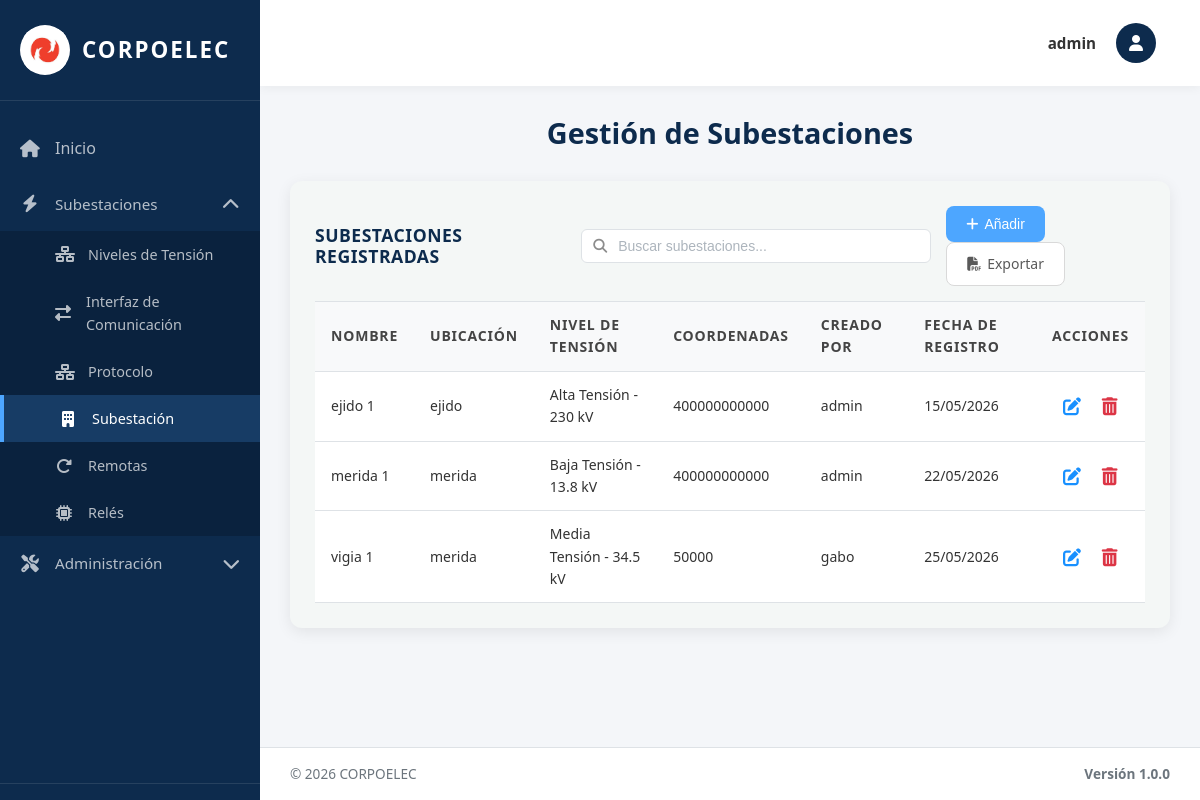
Page /subestaciones/ (signed in) on the earlier database version.
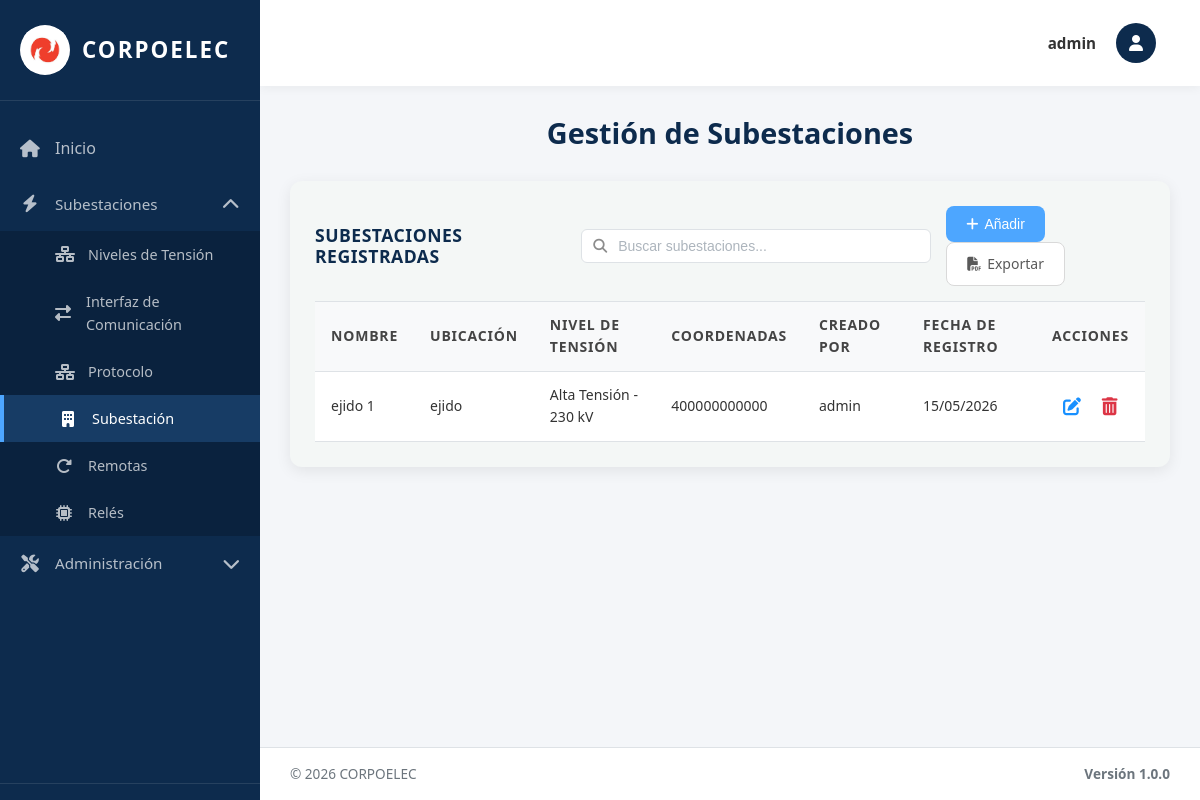
Same page on the later database version.
### equipos/models.py (models this page shows, shortened)
class Subestacion(models.Model):
    Id_Sub_est = models.AutoField(primary_key=True)  # Identificador único
    Id_Ten = models.ForeignKey(NivelTension, on_delete=models.CASCADE, related_name='subestaciones')  # Nivel de tensión asociado
    Nombre = models.CharField(max_length=100)  # Nombre de la subestación
    Ubicación = models.CharField(max_length=200)  # Dirección o ubicación física
    Coordenadas = models.CharField(max_length=100, blank=True, verbose_name='Coordenadas')  # Coordenadas GPS (opcional)
    Fecha_Reg = models.DateField(auto_now_add=True)  # Fecha de registro automática
    creado_por = models.ForeignKey(User, on_delete=models.SET_NULL, null=True, blank=True, related_name='subestaciones_creadas')  # Usuario que creó el registro
    class Meta:
        verbose_name = 'Subestación'
        verbose_name_plural = 'Subestaciones'
        ordering = ['Id_Sub_est']  # Orden por ID ascendente

class NivelTension(models.Model):
    TIPO_CHOICES = [
        ('AT', 'Alta Tensión'),
        ('MT', 'Media Tensión'),
        ('BT', 'Baja Tensión'),
    ]
    NIVEL_CHOICES = [
        ('230kV', '230 kV'),
        ('115kV', '115 kV'),
        ('34.5kV', '34.5 kV'),
        ('13.8kV', '13.8 kV'),
    ]
    Id_Ten = models.AutoField(primary_key=True)  # Identificador único
    Tipo_ten = models.CharField(max_length=5, choices=TIPO_CHOICES, default='AT')  # Tipo de tensión (AT/MT/BT)
    Nivel = models.CharField(max_length=10, choices=NIVEL_CHOICES)  # Valor del nivel (115kV, 34.5kV, etc.)
    Fecha_Reg = models.DateField(auto_now_add=True)  # Fecha de registro automática
    creado_por = models.ForeignKey(User, on_delete=models.SET_NULL, null=True, blank=True, related_name='niveles_tension_creados')  # Usuario que creó el registro
    class Meta:
        verbose_name = 'Nivel de Tensión'
        verbose_name_plural = 'Niveles de Tensión'
        ordering = ['Id_Ten']  # Orden por ID ascendente

### equipos/views.py (the view, shortened to what this page needs)
# urls.py: path('subestaciones/', subestaciones_view, name='subestaciones'),
@no_cache
@login_required(login_url='/login/')
def subestaciones_view(request):
    subestaciones_list = Subestacion.objects.all().order_by('Nombre')
    paginator = Paginator(subestaciones_list, 10)
    page_number = request.GET.get('page')
    page_obj = paginator.get_page(page_number)
    tensiones = NivelTension.objects.all().order_by('Nivel')
    context = {
        'title': 'Subestaciones',
        'page_obj': page_obj,
        'tensiones': tensiones,
        'is_admin': request.user.is_superuser
    }
    return render(request, 'subestaciones.html', context)

### equipos/context_processors.py (called while the page is built, shortened)
def permisos_usuario(request):
    if request.user.is_superuser:
        return {
            'permisos_usuario': {'crear': True, 'actualizar': True, 'eliminar': True},
            'puede_crear': True,
            'puede_actualizar': True,
            'puede_eliminar': True,
        }

### templates/subestaciones.html (shortened to what this page needs)
{% extends 'base.html' %}
{% load static %}
{% block content %}
<div class="welcome-text">
  <h2>Gestión de Subestaciones</h2>
</div>
<div class="table-section">
<div class="table-header">
  <h3>Subestaciones Registradas</h3>
  <div class="search-container">
    <input type="text" class="search-input" id="searchInput" placeholder="Buscar subestaciones..." onkeyup="filterTable()">
  </div>
  <div class="action-buttons">
    <button type="button" class="btn btn-primary btn-add-top" onclick="abrirAddModal()">
      <i class="fas fa-plus"></i> Añadir
    </button>
    <a href="{% url 'exportar_subestaciones_pdf' %}" class="btn btn-secondary btn-add-top">
      <i class="fas fa-file-pdf"></i> Exportar
    </a>
  </div>
</div>
    {% if page_obj.paginator.count > 0 %}
     <table class="data-table">
<thead>
           <tr>
             <th>Nombre</th>
             <th>Ubicación</th>
             <th>Nivel de Tensión</th>
             <th>Coordenadas</th>
             {% if is_admin %}<th>Creado Por</th>{% endif %}
             <th>Fecha de Registro</th>
             <th>Acciones</th>
           </tr>
         </thead>
      <tbody>
        {% for sub in page_obj %}
        <tr>
          <td>{{ sub.Nombre }}</td>
          <td>{{ sub.Ubicación }}</td>
            <td>{{ sub.Id_Ten.get_Tipo_ten_display }} - {{ sub.Id_Ten.get_Nivel_display }}</td>
          <td>{{ sub.Coordenadas|default:"—" }}</td>
          {% if is_admin %}<td>{{ sub.creado_por.username|default:"Sistema" }}</td>{% endif %}
          <td>{{ sub.Fecha_Reg|date:"d/m/Y" }}</td>
<td class="actions-cell">
              {% if puede_actualizar %}
              <button type="button" class="btn-icon btn-edit" title="Editar" onclick="openEditModal({{ sub.Id_Sub_est }}, '{{ sub.Nombre }}', '{{ sub.Ubicación }}', {{ sub.Id_Ten.Id_Ten }}, '{{ sub.Coordenadas|default:"" }}')">
                <i class="fas fa-edit"></i>
              </button>
              {% endif %}
              {% if puede_eliminar %}
              <form method="post" style="display: inline;" onsubmit="return confirmarEliminacion(this);">
               <button type="submit" class="btn-icon btn-delete" title="Eliminar">
                 <i class="fas fa-trash-alt"></i>
               </button>
              </form>
              {% endif %}
            </td>
        </tr>
        {% endfor %}
      </tbody>
     </table>
    {% else %}
    <p class="no-data">No hay subestaciones registradas.</p>
    {% endif %}
  </div>
{% endblock %}

Differences in the rows shown:
removed Subestacion: Nombre "merida 1", Ubicación "merida", Id_Ten.Tipo_ten "Baja Tensión", Id_Ten.Nivel "13.8 kV", Coordenadas "400000000000", creado_por.username "admin", Fecha_Reg "22/05/2026"
removed Subestacion: Nombre "vigia 1", Ubicación "merida", Id_Ten.Tipo_ten "Media Tensión", Id_Ten.Nivel "34.5 kV", Coordenadas "50000", creado_por.username "gabo", Fecha_Reg "25/05/2026"
